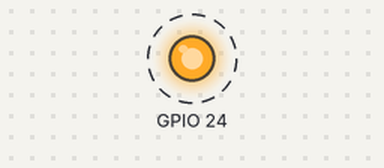
Simulated run of this program. Board: Raspberry Pi (BCM pin numbers). Shown: output pins drawn as LEDs (lit = HIGH). Dashed ring = blinking.

Above: at 0.2 s.
Timing chart, 0 to 3.0 s (numbered marks = the images above):
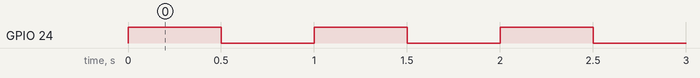

Measured:
- by itself, GPIO 24: alternates HIGH for 0.50 s and LOW for 0.50 s

The program:

simple_test.py
```python
import wiringpi2 as wiringpi
from time import sleep       # allows us a time delay
wiringpi.wiringPiSetupGpio()
wiringpi.pinMode(24, 1)      # sets GPIO 24 to output
wiringpi.digitalWrite(24, 0) # sets port 24 to 0 (0V, off)

state = 0
try:
    while True:
        if state == 0:
            wiringpi.digitalWrite(24, 1) # switch on LED. Sets port 24 to 1 (3V3, on)
            state = 1
        else:
            wiringpi.digitalWrite(24, 0) # switch off LED. Sets port 24 to 0 (0V, off)
            state = 0
        sleep(0.5)                      # delay 0.05s

finally:  # when you CTRL+C exit, we clean up
    wiringpi.digitalWrite(24, 0) # sets port 24 to 0 (0V, off)
    wiringpi.pinMode(24, 0)      # sets GPIO 24 back to input Mode
    # GPIO 25 is already an input, so no need to change anything
```
